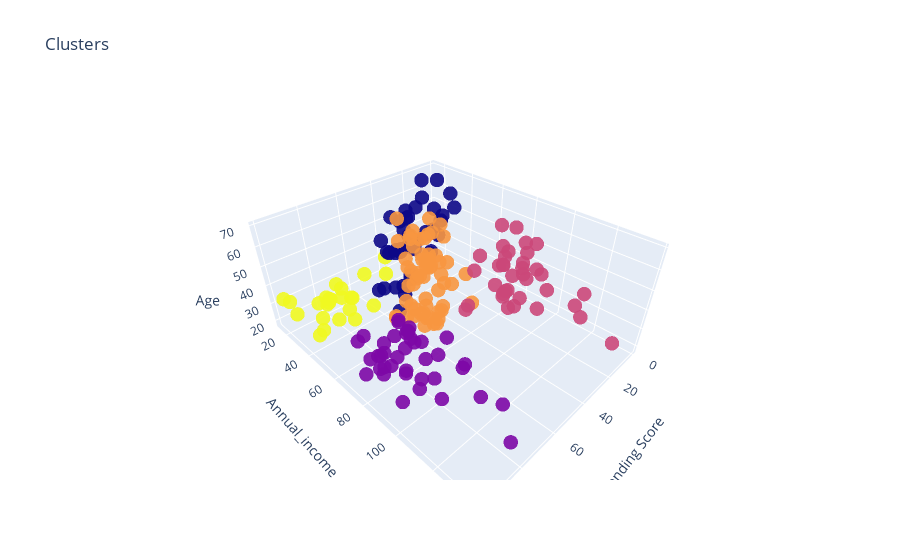

Notebook source saved alongside this figure:
### Code cell
#to create the final 3D plot to visualise the clusters
x1 = df_new['Spending Score (1-100)']
y1 = df_new['Annual Income (k$)']
z1 = df_new['Age']

data = go.Scatter3d(x = x1, y = y1, z = z1,mode = 'markers',marker = dict(color = labels, size = 5, line = dict(color = labels,), opacity = 0.9))
layout = go.Layout(title = 'Clusters', scene = dict(xaxis = dict(title = 'Spending Score'),
                                                   yaxis = dict(title = 'Annual_income'),
                                                   zaxis = dict(title = 'Age')))
fig = go.Figure(data = data, layout = layout)
py.offline.iplot(fig)

### Figure 1 — Plotly figure (JSON) as saved in the notebook; plotly's stock layout.template omitted (floating-point values rounded to 4 significant figures; data arrays with more than 128 entries replaced by an {"elided": "..."} marker saying what was removed)
{"data": [{"marker": {"color": {"elided": "200 int values"}, "line": {"color": {"elided": "200 int values"}}, "opacity": 0.9, "size": 5}, "mode": "markers", "type": "scatter3d", "x": {"elided": "200 int values"}, "y": {"elided": "200 int values"}, "z": {"elided": "200 int values"}}], "layout": {"scene": {"xaxis": {"title": {"text": "Spending Score"}}, "yaxis": {"title": {"text": "Annual_income"}}, "zaxis": {"title": {"text": "Age"}}}, "title": {"text": "Clusters"}}}
